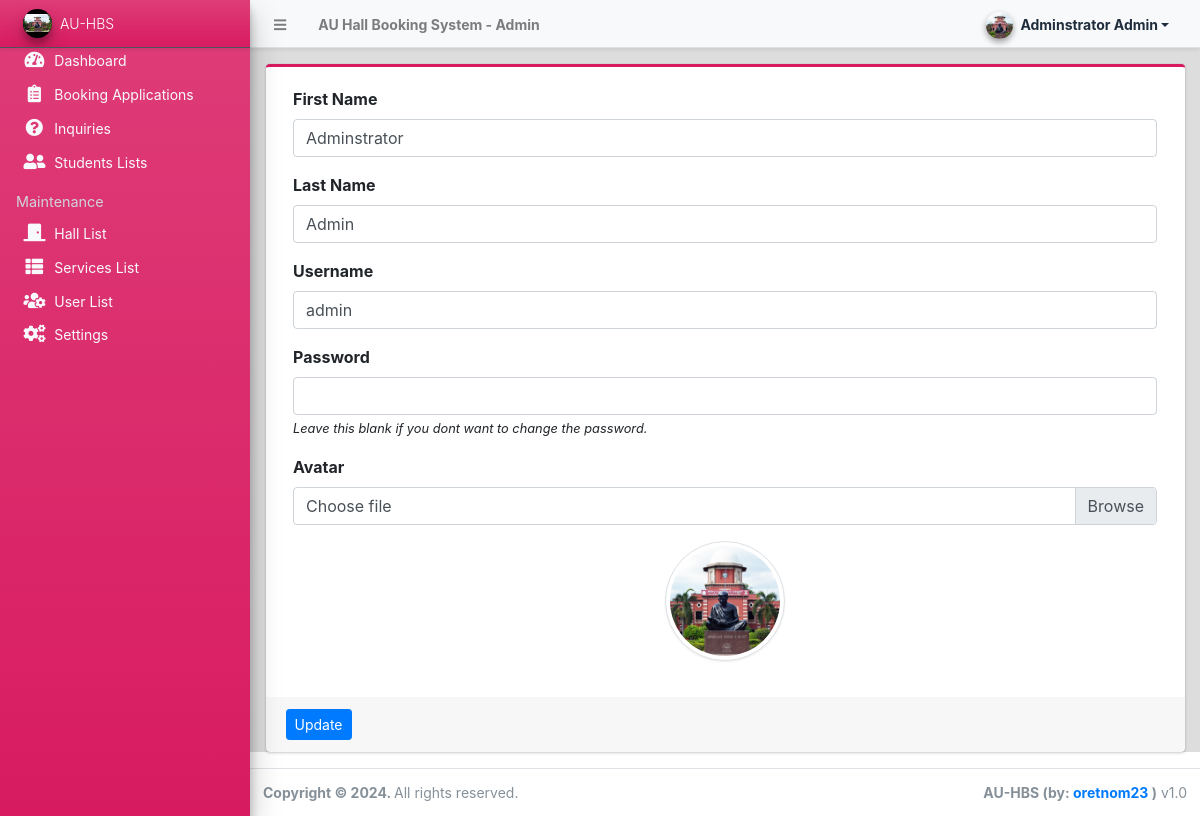
The app's page /admin/?page=user (signed in) with its own data.
### tables this page shows
CREATE TABLE `users` (
  `id` int(50) NOT NULL,
  `firstname` varchar(250) NOT NULL,
  `middlename` text DEFAULT NULL,
  `lastname` varchar(250) NOT NULL,
  `username` text NOT NULL,
  `password` text NOT NULL,
  `avatar` text DEFAULT NULL,
  `last_login` datetime DEFAULT NULL,
  `type` tinyint(1) NOT NULL DEFAULT 0,
  `status` int(1) NOT NULL DEFAULT 1 COMMENT '0=not verified, 1 = verified',
  `date_added` datetime NOT NULL DEFAULT current_timestamp(),
  `date_updated` datetime DEFAULT NULL ON UPDATE current_timestamp()
);

### config.php (called while the page is built, shortened)
<?php
require_once('classes/DBConnection.php');
require_once('classes/SystemSettings.php');
function validate_image($file){
	if(!empty($file)){
        $ex = explode('?',$file);
        $file = $ex[0];
        $param =  isset($ex[1]) ? '?'.$ex[1]  : '';
		if(is_file(base_app.$file)){
			return base_url.$file.$param;
		}else{
			return base_url.'dist/img/ceg4.jpg';
		}
	}else{
		return base_url.'dist/img/no-image-available.png';
	}
}
function isMobileDevice(){
    $aMobileUA = array(
        '/iphone/i' => 'iPhone',
        '/ipod/i' => 'iPod',
        '/ipad/i' => 'iPad',
        '/android/i' => 'Android',
        '/blackberry/i' => 'BlackBerry',
        '/webos/i' => 'Mobile'
    );
    return false;
}
?>

### classes/DBConnection.php (called while the page is built, shortened)
<?php
class DBConnection{
    private $host = DB_SERVER;
    private $username = DB_USERNAME;
    private $password = DB_PASSWORD;
    private $database = DB_NAME;
    public $conn;
    public function __construct(){
        if (!isset($this->conn)) {
            $this->conn = new mysqli($this->host, $this->username, $this->password, $this->database);
        }
    }
}
?>

### classes/SystemSettings.php (called while the page is built, shortened)
<?php
class SystemSettings extends DBConnection{
	function userdata($field = ''){
		if(!empty($field)){
			if(isset($_SESSION['userdata'][$field]))
				return $_SESSION['userdata'][$field];
			else
				return null;
		}else{
			return false;
		}
	}
	function info($field=''){
		if(!empty($field)){
			if(isset($_SESSION['system_info'][$field]))
				return $_SESSION['system_info'][$field];
			else
				return false;
		}else{
			return false;
		}
	}
}
$_settings = new SystemSettings();
?>

### admin/user/index.php (the view, shortened to what this page needs)
<?php
$user = $conn->query("SELECT * FROM users where id ='".$_settings->userdata('id')."'");
foreach($user->fetch_array() as $k =>$v){
	$meta[$k] = $v;
}
?>
<div class="card card-outline card-maroon">
	<div class="card-body">
		<div class="container-fluid">
			<form action="" id="manage-user">
				<div class="form-group">
					<label for="name">First Name</label>
					<input type="text" name="firstname" id="firstname" class="form-control" value="<?php echo isset($meta['firstname']) ? $meta['firstname']: '' ?>" required>
				</div>
				<div class="form-group">
					<label for="name">Last Name</label>
					<input type="text" name="lastname" id="lastname" class="form-control" value="<?php echo isset($meta['lastname']) ? $meta['lastname']: '' ?>" required>
				</div>
				<div class="form-group">
					<label for="username">Username</label>
					<input type="text" name="username" id="username" class="form-control" value="<?php echo isset($meta['username']) ? $meta['username']: '' ?>" required  autocomplete="off">
				</div>
				<div class="form-group">
					<label for="password">Password</label>
					<input type="password" name="password" id="password" class="form-control" value="" autocomplete="off">
					<small><i>Leave this blank if you dont want to change the password.</i></small>
				</div>
				<div class="form-group">
					<label for="" class="control-label">Avatar</label>
					<div class="custom-file">
		              <label class="custom-file-label" for="customFile">Choose file</label>
		            </div>
				</div>
				<div class="form-group d-flex justify-content-center">
					<img src="<?php echo validate_image(isset($meta['avatar']) ? $meta['avatar'] :'') ?>" alt="" id="cimg" class="img-fluid img-thumbnail">
				</div>
			</form>
		</div>
	</div>
	<div class="card-footer">
			<div class="col-md-12">
				<div class="row">
					<button class="btn btn-sm btn-primary" form="manage-user">Update</button>
				</div>
			</div>
		</div>
</div>

### admin/index.php (shortened to what this page needs)
<?php require_once('../config.php'); ?>
 <!DOCTYPE html>
<html lang="en" class="" style="height: auto;">
<?php require_once('inc/header.php') ?>
  <body class="sidebar-mini layout-fixed control-sidebar-slide-open layout-navbar-fixed sidebar-mini-md sidebar-mini-xs" data-new-gr-c-s-check-loaded="14.991.0" data-gr-ext-installed="" style="height: auto;">
    <div class="wrapper">
     <?php require_once('inc/topBarNav.php') ?>
     <?php require_once('inc/navigation.php') ?>
     <?php $page = isset($_GET['page']) ? $_GET['page'] : 'home';  ?>
      <div class="content-wrapper pt-3" style="min-height: 567.854px;">
        <section class="content">
          <div class="container-fluid">
            <?php
              if(!file_exists($page.".php") && !is_dir($page)){
                  include '404.html';
              }else{
                if(is_dir($page))
                  include $page.'/index.php';
                else
                  include $page.'.php';
              }
            ?>
          </div>
        </section>
      </div>
      <?php require_once('inc/footer.php') ?>
  </body>
</html>

### admin/inc/header.php (shortened to what this page needs)
<head>
    <link rel="stylesheet" href="<?php echo base_url ?>plugins/fontawesome-free/css/all.min.css">
    <link rel="stylesheet" href="<?php echo base_url ?>plugins/tempusdominus-bootstrap-4/css/tempusdominus-bootstrap-4.min.css">
  <link rel="stylesheet" href="<?php echo base_url ?>plugins/datatables-bs4/css/dataTables.bootstrap4.min.css">
  <link rel="stylesheet" href="<?php echo base_url ?>plugins/datatables-responsive/css/responsive.bootstrap4.min.css">
  <link rel="stylesheet" href="<?php echo base_url ?>plugins/datatables-buttons/css/buttons.bootstrap4.min.css">
  <link rel="stylesheet" href="<?php echo base_url ?>plugins/select2/css/select2.min.css">
  <link rel="stylesheet" href="<?php echo base_url ?>plugins/select2-bootstrap4-theme/select2-bootstrap4.min.css">
    <link rel="stylesheet" href="<?php echo base_url ?>plugins/icheck-bootstrap/icheck-bootstrap.min.css">
    <link rel="stylesheet" href="<?php echo base_url ?>plugins/jqvmap/jqvmap.min.css">
    <link rel="stylesheet" href="<?php echo base_url ?>plugins/fullcalendar/main.css">
    <link rel="stylesheet" href="<?php echo base_url ?>dist/css/adminlte.css">
    <link rel="stylesheet" href="<?php echo base_url ?>dist/css/custom.css">
    <link rel="stylesheet" href="<?php echo base_url ?>plugins/overlayScrollbars/css/OverlayScrollbars.min.css">
    <link rel="stylesheet" href="<?php echo base_url ?>plugins/daterangepicker/daterangepicker.css">
    <link rel="stylesheet" href="<?php echo base_url ?>plugins/summernote/summernote-bs4.min.css">
  <link rel="stylesheet" href="<?php echo base_url ?>plugins/sweetalert2-theme-bootstrap-4/bootstrap-4.min.css">
  </head>

### admin/inc/topBarNav.php (shortened to what this page needs)
<nav class="main-header navbar navbar-expand navbar-light text-sm shadow-sm">
  <ul class="navbar-nav">
    <li class="nav-item">
    <a class="nav-link" data-widget="pushmenu" href="#" role="button"><i class="fas fa-bars"></i></a>
    </li>
    <li class="nav-item d-none d-sm-inline-block">
      <a href="<?php echo base_url ?>" class="nav-link"><b><?php echo (!isMobileDevice()) ? $_settings->info('name'):$_settings->info('short_name'); ?> - Admin</b></a>
    </li>
  </ul>
  <ul class="navbar-nav ml-auto">
    <li class="nav-item">
      <div class="btn-group nav-link">
            <button type="button" class="btn btn-rounded badge badge-light dropdown-toggle dropdown-icon" data-toggle="dropdown">
              <span><img src="<?php echo validate_image($_settings->userdata('avatar')) ?>" class="img-circle elevation-2 user-img" alt="User Image"></span>
              <span class="ml-3"><?php echo ucwords($_settings->userdata('firstname').' '.$_settings->userdata('lastname')) ?></span>
            </button>
        </div>
    </li>
  </ul>
</nav>

### admin/inc/navigation.php (shortened to what this page needs)
<aside class="main-sidebar sidebar-dark-light elevation-4 sidebar-no-expand bg-gradient-maroon">
  <a href="<?php echo base_url ?>admin" class="brand-link bg-transparent text-sm shadow-sm bg-gradient-maroon">
  <img src="<?php echo validate_image($_settings->info('logo'))?>" alt="Store Logo" class="brand-image img-circle elevation-3 bg-black" style="width: 1.8rem;height: 1.8rem;max-height: unset;object-fit:scale-down;object-position:center center">
  <span class="brand-text font-weight-light"><?php echo $_settings->info('short_name') ?></span>
  </a>
  <div class="sidebar os-host os-theme-light os-host-overflow os-host-overflow-y os-host-resize-disabled os-host-transition os-host-scrollbar-horizontal-hidden">
    <div class="os-content-glue" style="margin: 0px -8px; width: 249px; height: 646px;"></div>
    <div class="os-padding">
      <div class="os-viewport os-viewport-native-scrollbars-invisible" style="overflow-y: scroll;">
        <div class="os-content" style="padding: 0px 8px; height: 100%; width: 100%;">
          <nav class="">
             <ul class="nav nav-pills nav-sidebar flex-column text-sm nav-compact nav-flat nav-child-indent nav-collapse-hide-child text-dark" data-widget="treeview" role="menu" data-accordion="false">
              <li class="nav-item dropdown">
                <a href="./" class="nav-link text-light nav-home">
                  <i class="nav-icon fas fa-tachometer-alt"></i>
                  <p>
                    Dashboard
                  </p>
                </a>
              </li>
              <li class="nav-item">
                <a href="<?php echo base_url ?>admin/?page=bookings" class="nav-link text-light nav-bookings">
                  <i class="nav-icon fas fa-clipboard-list"></i>
                  <p>
                    Booking Applications
                  </p>
                </a>
              </li>
              <li class="nav-item">
                <a href="<?php echo base_url ?>admin/?page=inquiries" class="nav-link text-light nav-inquiries">
                  <i class="nav-icon fas fa-question-circle"></i>
                  <p>
                    Inquiries
                  </p>
                </a>
              </li>
              <li class="nav-item">
                <a href="<?php echo base_url ?>admin/?page=clients" class="nav-link text-light nav-clients">
                  <i class="nav-icon fas fa-user-friends"></i>
                  <p>
                    Students Lists
                  </p>
                </a>
              </li>
              <?php if($_settings->userdata('type') == 1): ?>
              <li class="nav-header">Maintenance</li>
              <li class="nav-item dropdown">
                <a href="<?php echo base_url ?>admin/?page=halls" class="nav-link text-light nav-halls">
                  <i class="nav-icon fas fa-door-closed"></i>
                  <p>
                    Hall List
                  </p>
                </a>
              </li>
              <li class="nav-item dropdown">
                <a href="<?php echo base_url ?>admin/?page=services" class="nav-link text-light nav-packages">
                  <i class="nav-icon fas fa-th-list"></i>
                  <p>
                    Services List
                  </p>
                </a>
              </li>
              <li class="nav-item dropdown">
                <a href="<?php echo base_url ?>admin/?page=user/list" class="nav-link text-light nav-user_list">
                  <i class="nav-icon fas fa-users-cog"></i>
                  <p>
                    User List
                  </p>
                </a>
              </li>
              <li class="nav-item dropdown">
                <a href="<?php echo base_url ?>admin/?page=system_info" class="nav-link text-light nav-system_info">
                  <i class="nav-icon fas fa-cogs"></i>
                  <p>
                    Settings
                  </p>
                </a>
              </li>
              <?php endif; ?>
            </ul>
          </nav>
        </div>
      </div>
    </div>
  </div>
</aside>

### admin/inc/footer.php (shortened to what this page needs)
<footer class="main-footer text-sm">
        <strong>Copyright © <?php echo date('Y') ?>.
        </strong>
        All rights reserved.
        <div class="float-right d-none d-sm-inline-block">
          <b><?php echo $_settings->info('short_name') ?> (by: <a href="mailto:oretnom23@gmail.com" target="blank">oretnom23</a> )</b> v1.0
        </div>
      </footer>
    </div>

### admin/inc/topBarNav.php (style rules this page uses)
.user-img { position: absolute; height: 27px; width: 27px; object-fit: cover; left: -7%; top: -12%; }
.btn-rounded { border-radius: 50px; }

### admin/user/index.php (style rules this page uses)
img#cimg { height: 15vh; width: 15vh; object-fit: cover; border-radius: 100% 100%; }

### records on screen
users: firstname "Adminstrator", lastname "Admin", username "admin"

### other values on screen
$_settings->info('name') "AU Hall Booking System"
$_settings->userdata('firstname').' '.$_settings->userdata('lastname') "Adminstrator Admin"
$_settings->info('short_name') "AU-HBS"
